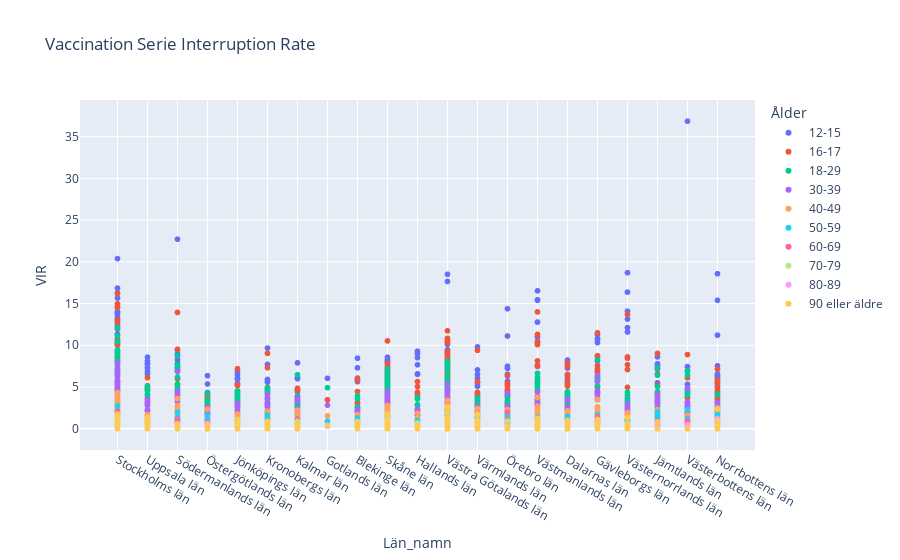

Source (notebook cell):
### Markdown cell above
It's time to see the whole picture.

### Code cell
vir_fig = px.scatter(vaccindata, 
           x='Län_namn', 
           y = 'VIR',
           color = 'Ålder',
           hover_name = 'Kommun_namn',
           hover_data = ['Län_namn', 'Befolkning', 'Ålder', 'VIR'],
           title = 'Vaccination Serie Interruption Rate'
           )

vir_fig.show()
vir_fig.write_html('./Visualizations/Insights/Vaccination Interruption Rate.html')

### Figure 1 — Plotly figure (JSON) as saved in the notebook; plotly's stock layout.template omitted (floating-point values rounded to 4 significant figures; data arrays with more than 128 entries replaced by an {"elided": "..."} marker saying what was removed)
{"data": [{"customdata": {"elided": "290x2 mixed values"}, "hovertemplate": "<b>%{hovertext}</b><br><br>Ålder=%{customdata[1]}<br>Län_namn=%{x}<br>VIR=%{y}<br>Befolkning=%{customdata[0]}<extra></extra>", "hovertext": {"elided": "290 str values"}, "legendgroup": "12-15", "marker": {"color": "#636efa", "symbol": "circle"}, "mode": "markers", "name": "12-15", "showlegend": true, "type": "scattergl", "x": {"elided": "290 str values"}, "xaxis": "x", "y": {"elided": "290 float values"}, "yaxis": "y"}, {"customdata": {"elided": "290x2 mixed values"}, "hovertemplate": "<b>%{hovertext}</b><br><br>Ålder=%{customdata[1]}<br>Län_namn=%{x}<br>VIR=%{y}<br>Befolkning=%{customdata[0]}<extra></extra>", "hovertext": {"elided": "290 str values"}, "legendgroup": "16-17", "marker": {"color": "#EF553B", "symbol": "circle"}, "mode": "markers", "name": "16-17", "showlegend": true, "type": "scattergl", "x": {"elided": "290 str values"}, "xaxis": "x", "y": {"elided": "290 float values"}, "yaxis": "y"}, {"customdata": {"elided": "290x2 mixed values"}, "hovertemplate": "<b>%{hovertext}</b><br><br>Ålder=%{customdata[1]}<br>Län_namn=%{x}<br>VIR=%{y}<br>Befolkning=%{customdata[0]}<extra></extra>", "hovertext": {"elided": "290 str values"}, "legendgroup": "18-29", "marker": {"color": "#00cc96", "symbol": "circle"}, "mode": "markers", "name": "18-29", "showlegend": true, "type": "scattergl", "x": {"elided": "290 str values"}, "xaxis": "x", "y": {"elided": "290 float values"}, "yaxis": "y"}, {"customdata": {"elided": "290x2 mixed values"}, "hovertemplate": "<b>%{hovertext}</b><br><br>Ålder=%{customdata[1]}<br>Län_namn=%{x}<br>VIR=%{y}<br>Befolkning=%{customdata[0]}<extra></extra>", "hovertext": {"elided": "290 str values"}, "legendgroup": "30-39", "marker": {"color": "#ab63fa", "symbol": "circle"}, "mode": "markers", "name": "30-39", "showlegend": true, "type": "scattergl", "x": {"elided": "290 str values"}, "xaxis": "x", "y": {"elided": "290 float values"}, "yaxis": "y"}, {"customdata": {"elided": "290x2 mixed values"}, "hovertemplate": "<b>%{hovertext}</b><br><br>Ålder=%{customdata[1]}<br>Län_namn=%{x}<br>VIR=%{y}<br>Befolkning=%{customdata[0]}<extra></extra>", "hovertext": {"elided": "290 str values"}, "legendgroup": "40-49", "marker": {"color": "#FFA15A", "symbol": "circle"}, "mode": "markers", "name": "40-49", "showlegend": true, "type": "scattergl", "x": {"elided": "290 str values"}, "xaxis": "x", "y": {"elided": "290 float values"}, "yaxis": "y"}, {"customdata": {"elided": "290x2 mixed values"}, "hovertemplate": "<b>%{hovertext}</b><br><br>Ålder=%{customdata[1]}<br>Län_namn=%{x}<br>VIR=%{y}<br>Befolkning=%{customdata[0]}<extra></extra>", "hovertext": {"elided": "290 str values"}, "legendgroup": "50-59", "marker": {"color": "#19d3f3", "symbol": "circle"}, "mode": "markers", "name": "50-59", "showlegend": true, "type": "scattergl", "x": {"elided": "290 str values"}, "xaxis": "x", "y": {"elided": "290 float values"}, "yaxis": "y"}, {"customdata": {"elided": "290x2 mixed values"}, "hovertemplate": "<b>%{hovertext}</b><br><br>Ålder=%{customdata[1]}<br>Län_namn=%{x}<br>VIR=%{y}<br>Befolkning=%{customdata[0]}<extra></extra>", "hovertext": {"elided": "290 str values"}, "legendgroup": "60-69", "marker": {"color": "#FF6692", "symbol": "circle"}, "mode": "markers", "name": "60-69", "showlegend": true, "type": "scattergl", "x": {"elided": "290 str values"}, "xaxis": "x", "y": {"elided": "290 float values"}, "yaxis": "y"}, {"customdata": {"elided": "290x2 mixed values"}, "hovertemplate": "<b>%{hovertext}</b><br><br>Ålder=%{customdata[1]}<br>Län_namn=%{x}<br>VIR=%{y}<br>Befolkning=%{customdata[0]}<extra></extra>", "hovertext": {"elided": "290 str values"}, "legendgroup": "70-79", "marker": {"color": "#B6E880", "symbol": "circle"}, "mode": "markers", "name": "70-79", "showlegend": true, "type": "scattergl", "x": {"elided": "290 str values"}, "xaxis": "x", "y": {"elided": "290 float values"}, "yaxis": "y"}, {"customdata": {"elided": "290x2 mixed values"}, "hovertemplate": "<b>%{hovertext}</b><br><br>Ålder=%{customdata[1]}<br>Län_namn=%{x}<br>VIR=%{y}<br>Befolkning=%{customdata[0]}<extra></extra>", "hovertext": {"elided": "290 str values"}, "legendgroup": "80-89", "marker": {"color": "#FF97FF", "symbol": "circle"}, "mode": "markers", "name": "80-89", "showlegend": true, "type": "scattergl", "x": {"elided": "290 str values"}, "xaxis": "x", "y": {"elided": "290 float values"}, "yaxis": "y"}, {"customdata": {"elided": "290x2 mixed values"}, "hovertemplate": "<b>%{hovertext}</b><br><br>Ålder=%{customdata[1]}<br>Län_namn=%{x}<br>VIR=%{y}<br>Befolkning=%{customdata[0]}<extra></extra>", "hovertext": {"elided": "290 str values"}, "legendgroup": "90 eller äldre", "marker": {"color": "#FECB52", "symbol": "circle"}, "mode": "markers", "name": "90 eller äldre", "showlegend": true, "type": "scattergl", "x": {"elided": "290 str values"}, "xaxis": "x", "y": {"elided": "290 float values"}, "yaxis": "y"}], "layout": {"legend": {"title": {"text": "Ålder"}, "tracegroupgap": 0}, "title": {"text": "Vaccination Serie Interruption Rate"}, "xaxis": {"anchor": "y", "domain": [0, 1], "title": {"text": "Län_namn"}}, "yaxis": {"anchor": "x", "domain": [0, 1], "title": {"text": "VIR"}}}}
